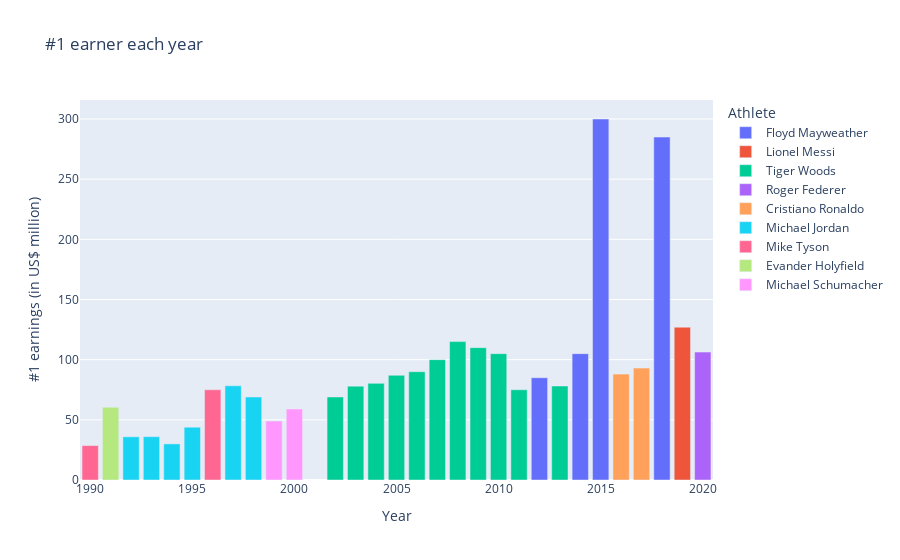

The code cell stored with this chart in its notebook:
### Markdown cell above
We can definitely see a growing trend, with two outstanding years in 2015 and 2018. 

Let's take a closer look

### Code cell
top_earning =ath_df.sort_values(['earnings ($ million)'],ascending=False).groupby('Year').head(1)

fig = px.bar(top_earning, x ='Year', y = 'earnings ($ million)', color='Name', title= '#1 earner each year', labels={"Year": "Year", "earnings ($ million)": " #1 earnings (in US$ million)","Name":"Athlete"})
fig.show()

### Figure 1 — Plotly figure (JSON) as saved in the notebook; plotly's stock layout.template omitted (floating-point values rounded to 4 significant figures)
{"data": [{"alignmentgroup": "True", "hovertemplate": "Athlete=Floyd Mayweather<br>Year=%{x}<br> #1 earnings (in US$ million)=%{y}<extra></extra>", "legendgroup": "Floyd Mayweather", "marker": {"color": "#636efa", "pattern": {"shape": ""}}, "name": "Floyd Mayweather", "offsetgroup": "Floyd Mayweather", "orientation": "v", "showlegend": true, "textposition": "auto", "type": "bar", "x": [2015, 2018, 2014, 2012], "xaxis": "x", "y": [300, 285, 105, 85], "yaxis": "y"}, {"alignmentgroup": "True", "hovertemplate": "Athlete=Lionel Messi<br>Year=%{x}<br> #1 earnings (in US$ million)=%{y}<extra></extra>", "legendgroup": "Lionel Messi", "marker": {"color": "#EF553B", "pattern": {"shape": ""}}, "name": "Lionel Messi", "offsetgroup": "Lionel Messi", "orientation": "v", "showlegend": true, "textposition": "auto", "type": "bar", "x": [2019], "xaxis": "x", "y": [127], "yaxis": "y"}, {"alignmentgroup": "True", "hovertemplate": "Athlete=Tiger Woods<br>Year=%{x}<br> #1 earnings (in US$ million)=%{y}<extra></extra>", "legendgroup": "Tiger Woods", "marker": {"color": "#00cc96", "pattern": {"shape": ""}}, "name": "Tiger Woods", "offsetgroup": "Tiger Woods", "orientation": "v", "showlegend": true, "textposition": "auto", "type": "bar", "x": [2008, 2009, 2010, 2007, 2006, 2005, 2004, 2013, 2003, 2011, 2002], "xaxis": "x", "y": [115, 110, 105, 100, 90, 87, 80.3, 78.1, 78, 75, 69], "yaxis": "y"}, {"alignmentgroup": "True", "hovertemplate": "Athlete=Roger Federer<br>Year=%{x}<br> #1 earnings (in US$ million)=%{y}<extra></extra>", "legendgroup": "Roger Federer", "marker": {"color": "#ab63fa", "pattern": {"shape": ""}}, "name": "Roger Federer", "offsetgroup": "Roger Federer", "orientation": "v", "showlegend": true, "textposition": "auto", "type": "bar", "x": [2020], "xaxis": "x", "y": [106.3], "yaxis": "y"}, {"alignmentgroup": "True", "hovertemplate": "Athlete=Cristiano Ronaldo<br>Year=%{x}<br> #1 earnings (in US$ million)=%{y}<extra></extra>", "legendgroup": "Cristiano Ronaldo", "marker": {"color": "#FFA15A", "pattern": {"shape": ""}}, "name": "Cristiano Ronaldo", "offsetgroup": "Cristiano Ronaldo", "orientation": "v", "showlegend": true, "textposition": "auto", "type": "bar", "x": [2017, 2016], "xaxis": "x", "y": [93, 88], "yaxis": "y"}, {"alignmentgroup": "True", "hovertemplate": "Athlete=Michael Jordan<br>Year=%{x}<br> #1 earnings (in US$ million)=%{y}<extra></extra>", "legendgroup": "Michael Jordan", "marker": {"color": "#19d3f3", "pattern": {"shape": ""}}, "name": "Michael Jordan", "offsetgroup": "Michael Jordan", "orientation": "v", "showlegend": true, "textposition": "auto", "type": "bar", "x": [1997, 1998, 1995, 1993, 1992, 1994], "xaxis": "x", "y": [78.3, 69, 43.9, 36, 35.9, 30], "yaxis": "y"}, {"alignmentgroup": "True", "hovertemplate": "Athlete=Mike Tyson<br>Year=%{x}<br> #1 earnings (in US$ million)=%{y}<extra></extra>", "legendgroup": "Mike Tyson", "marker": {"color": "#FF6692", "pattern": {"shape": ""}}, "name": "Mike Tyson", "offsetgroup": "Mike Tyson", "orientation": "v", "showlegend": true, "textposition": "auto", "type": "bar", "x": [1996, 1990], "xaxis": "x", "y": [75, 28.6], "yaxis": "y"}, {"alignmentgroup": "True", "hovertemplate": "Athlete=Evander Holyfield<br>Year=%{x}<br> #1 earnings (in US$ million)=%{y}<extra></extra>", "legendgroup": "Evander Holyfield", "marker": {"color": "#B6E880", "pattern": {"shape": ""}}, "name": "Evander Holyfield", "offsetgroup": "Evander Holyfield", "orientation": "v", "showlegend": true, "textposition": "auto", "type": "bar", "x": [1991], "xaxis": "x", "y": [60.5], "yaxis": "y"}, {"alignmentgroup": "True", "hovertemplate": "Athlete=Michael Schumacher<br>Year=%{x}<br> #1 earnings (in US$ million)=%{y}<extra></extra>", "legendgroup": "Michael Schumacher", "marker": {"color": "#FF97FF", "pattern": {"shape": ""}}, "name": "Michael Schumacher", "offsetgroup": "Michael Schumacher", "orientation": "v", "showlegend": true, "textposition": "auto", "type": "bar", "x": [2000, 1999], "xaxis": "x", "y": [59, 49], "yaxis": "y"}], "layout": {"barmode": "relative", "legend": {"title": {"text": "Athlete"}, "tracegroupgap": 0}, "title": {"text": "#1 earner each year"}, "xaxis": {"anchor": "y", "domain": [0, 1], "title": {"text": "Year"}}, "yaxis": {"anchor": "x", "domain": [0, 1], "title": {"text": " #1 earnings (in US$ million)"}}}}
